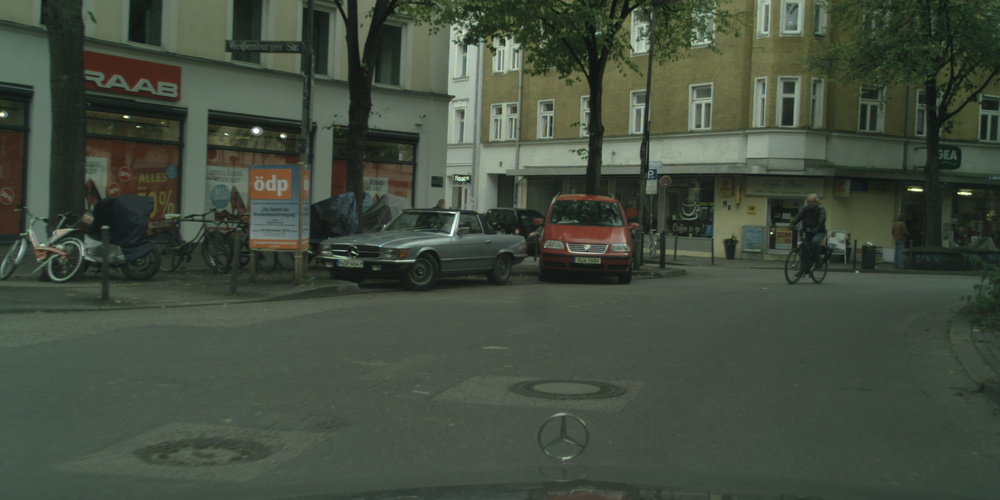
#> input picture test/image.png, 1000 x 500 px, shrunk from 2048 x 1024 before the run, found by its file name
$ python zzl_noise.py
#> lines starting #> are read from the running program, lines starting #| are printed output that depends on the picture
#> further down, img is the input picture: shape (500, 1000, 3); mean B, G, R 62.8, 76.7, 66.8
# -*- coding: utf-8 -*-
import cv2
import time
import numpy as np
import matplotlib.pyplot as plt
from pylab import get_cmap

def AddImpulseNoise(img,noise_density=0.2,noise_type="salt_pepper",rho=0.5):
#> called with noise_density = 0.2, noise_type = 'random_pulse', rho = 0.5
    if noise_density==0:
        noise_img=img
        mask=(noise_img!=img)

    if len(img.shape)<3:
        assert False,'support only rgb image'

    width,height,channle=img.shape
#> width = 500; height = 1000; channle = 3
    noise_arr=np.random.rand(*img.shape)
    noise_img=img.copy()

    if noise_type=="salt_pepper":
        img[noise_arr<noise_density/2]=0
        img[noise_arr>=1-noise_density/2]=255
        mask=(noise_img!=img)

        noise_arr2=np.random.rand(*img.shape)
        noise_arr3=np.random.rand(*img.shape)
        # sum(mask)=1 or 2, apply to mask==0
        # equals to sum(mask) > 0, apply to mask==0
        # [h,w,1] can broadcast to [h,w,3]
        noise_area=np.logical_and(mask==0,np.sum(mask,axis=-1,keepdims=True)>0)
        noise_area=np.logical_and(noise_arr2<rho,noise_area)
        noise_255=np.logical_and(noise_area,noise_arr3<0.5)
        noise_0=np.logical_and(noise_area,noise_arr3>=0.5)

        mask=np.logical_or(noise_area,mask)
        noise_img[noise_255]=255
        noise_img[noise_0]=0

# [8 lines of commented-out code are left out]

    elif noise_type=="random_pulse":
        N=noise_arr.copy()
        N[N>=noise_density]=0
        N1=N.copy()
        #N1 = [x for x in N1 if x>0]
        N1= N1[N1>0]
        n_max=N1.max()
        n_min=N1.min()
        # similar to N/noise_density
        N=((N-n_min)*255/(n_max-n_min)).astype(np.uint8)


        noise_img[noise_arr<noise_density]=N[noise_arr<noise_density]
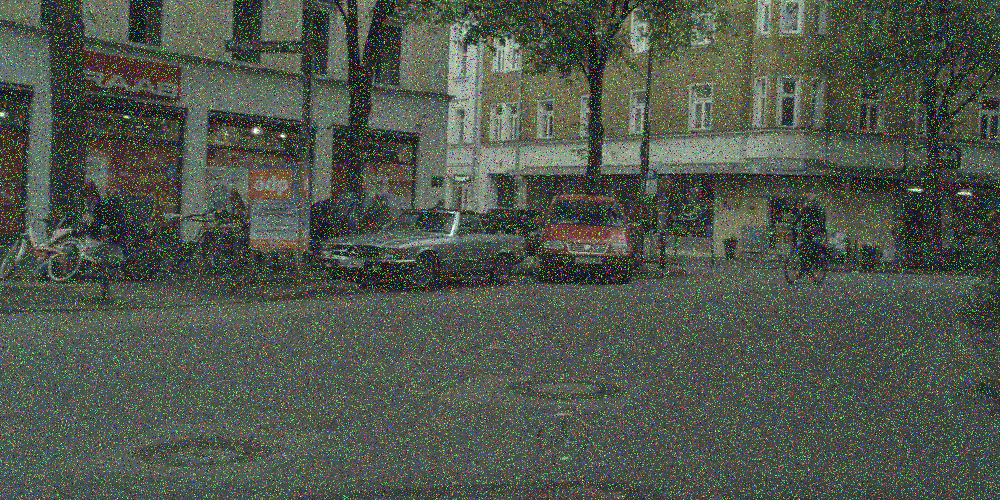
#> noise_img: shape (500, 1000, 3); mean B, G, R 75.6, 86.8, 78.7
        mask=(noise_img!=img)
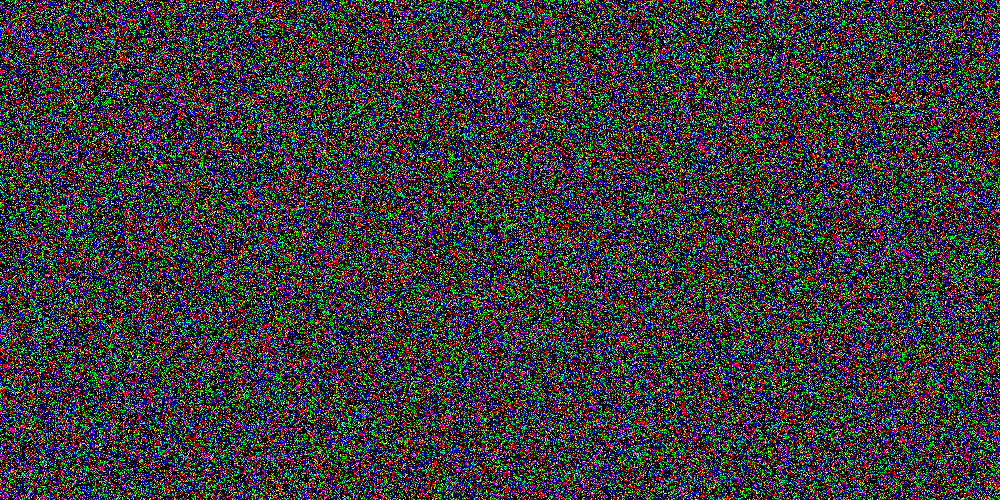
#> mask: shape (500, 1000, 3) bool; mean B, G, R 0.198, 0.2, 0.199

        noise_arr2=np.random.rand(*img.shape)
        noise_arr3=np.random.rand(*img.shape)
        noise_area=np.logical_and(mask==0,np.sum(mask,axis=-1,keepdims=True)>0)
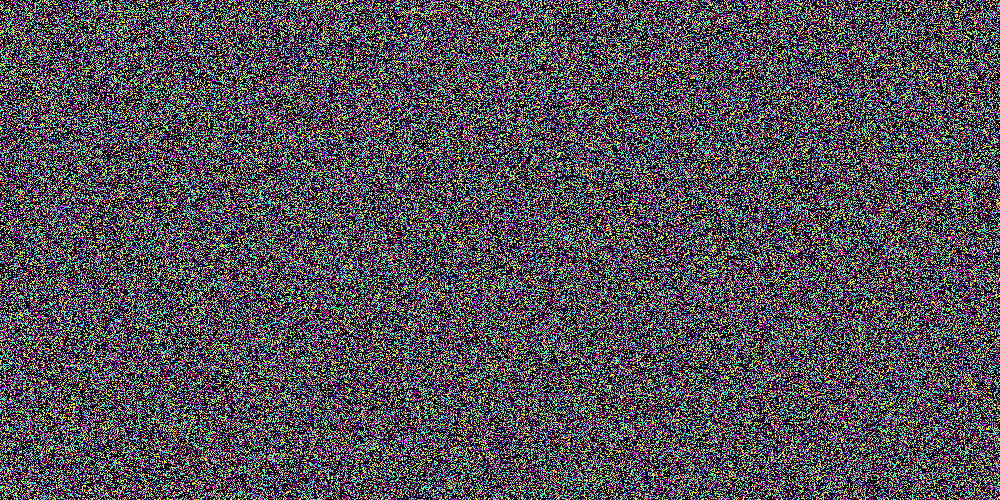
#> noise_area: shape (500, 1000, 3) bool; mean B, G, R 0.288, 0.287, 0.287
        noise_area=np.logical_and(noise_arr2<rho,noise_area)
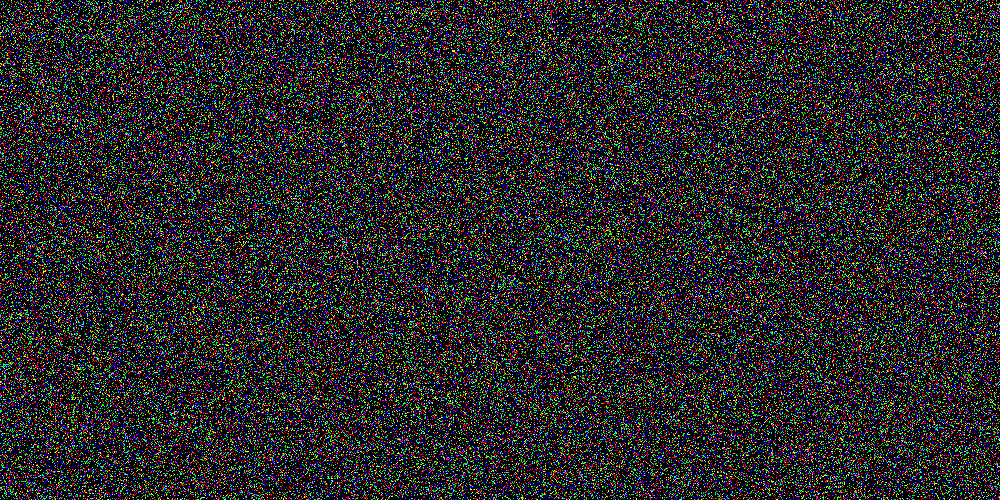
#> noise_area: shape (500, 1000, 3) bool; mean B, G, R 0.144, 0.144, 0.144
        noise_value=(255*noise_arr3).astype(np.uint8)
        noise_img[noise_area]=noise_value[noise_area]
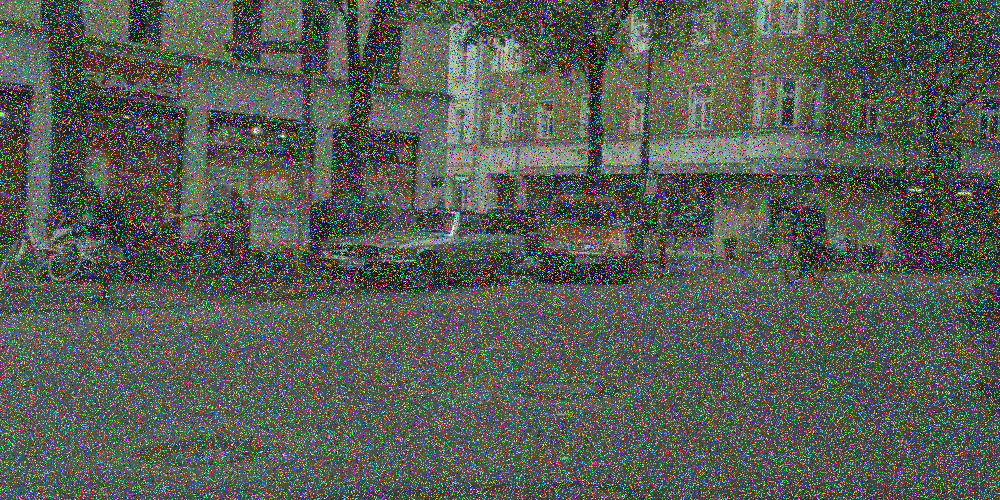
#> noise_img: shape (500, 1000, 3); mean B, G, R 84.9, 93.9, 87.4
        mask=np.logical_or(noise_area,mask)
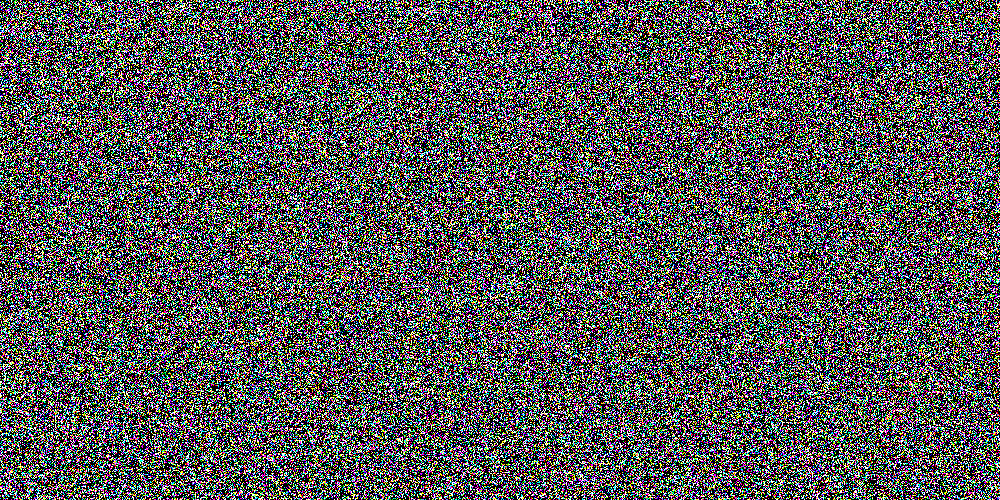
#> mask: shape (500, 1000, 3) bool; mean B, G, R 0.342, 0.344, 0.343
# [8 lines of commented-out code are left out]
    else:
        assert False,'unknown noise type %s'%noise_type


    return noise_img.astype(np.uint8),mask.astype(np.uint8)

if __name__ == '__main__':
    np.random.seed(np.random.seed(int(time.time())))
    img=cv2.imread('image.png')
    noise_img,mask=AddImpulseNoise(img,noise_type='random_pulse')
    plt.figure()
    plt.subplot(1,3,1)
    plt.title('img')
    plt.imshow(img)


    plt.subplot(1,3,2)
    plt.imshow(noise_img)

    plt.subplot(1,3,3)
    plt.imshow(255*mask)
    plt.show()
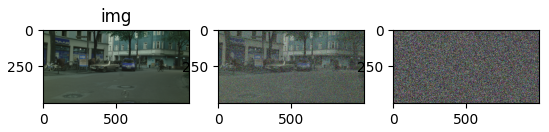
#> figure drawn by matplotlib, 3 panels; B, G, R data is drawn as R, G, B
